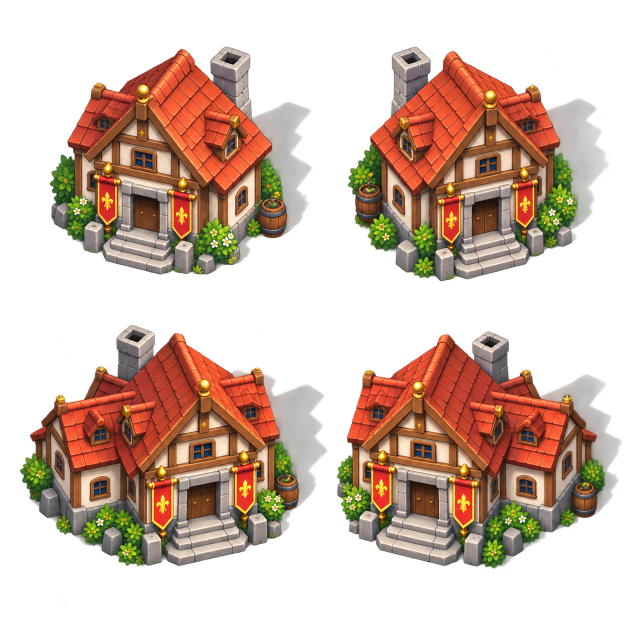
#> input picture np_playable_set/output/tycoon-module-sheets-v1/01-headquarters.png, 1254 x 1254 px (shown at 1/2 size); its folder holds only this picture in this run
$ python inspect_layers.py
#> lines starting #> are read from the running program, lines starting #| are printed output that depends on the picture
from pathlib import Path
from PIL import Image, ImageDraw
import numpy as np

ROOT = Path(__file__).parent
OUT = ROOT / 'qa'
OUT.mkdir(exist_ok=True)
for p in ROOT.glob('*.png'):
    im = Image.open(p).convert('RGBA')
#> im is the input picture: PIL image 1254x1254 RGBA; mean R, G, B, A 67.5, 44, 30.6, 108.7
    a = np.asarray(im)[:,:,3]
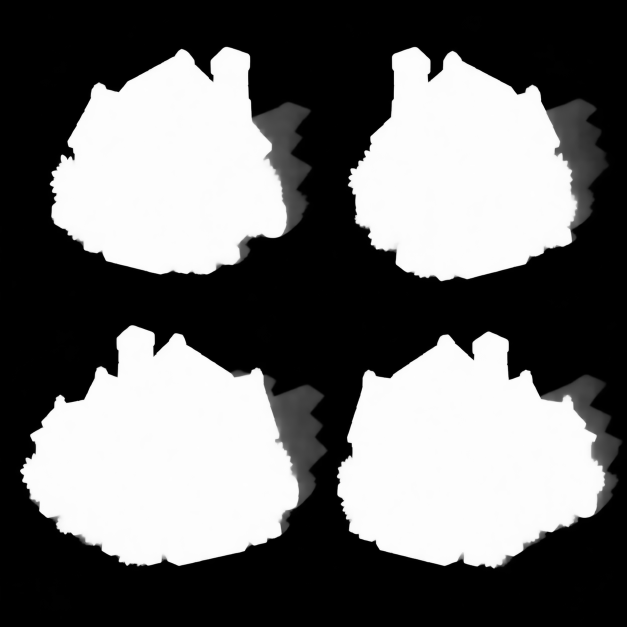
#> a: shape (1254, 1254) (shown at 1/2 size); min 0, max 255, mean 108.7
    print(p.name, [(lo,hi,int(((a>=lo)&(a<=hi)).sum())) for lo,hi in [(1,20),(21,100),(101,159),(160,219),(220,255)]])
#| 01-headquarters.png [(1, 20, 43219), (21, 100, 60619), (101, 159, 6681), (160, 219, 5141), (220, 255, 653695)]
    bg = Image.new('RGBA', im.size, (169,186,116,255))
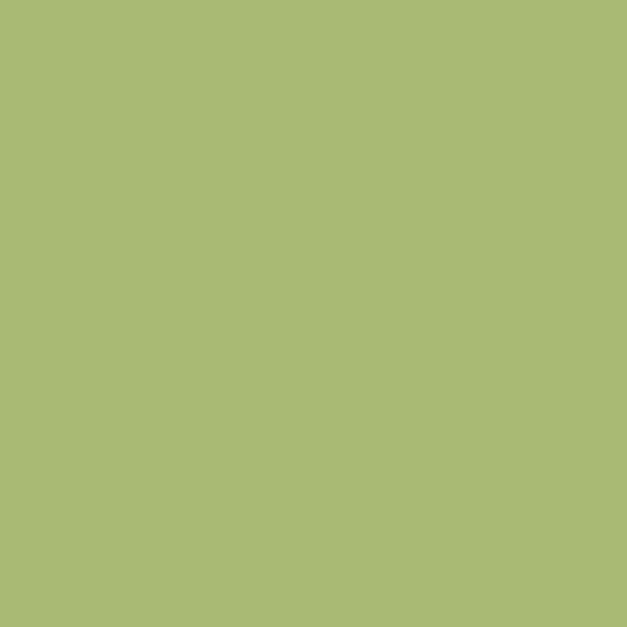
#> bg: PIL image 1254x1254 RGBA (shown at 1/2 size); mean R, G, B, A 169, 186, 116, 255
    bg.alpha_composite(im)
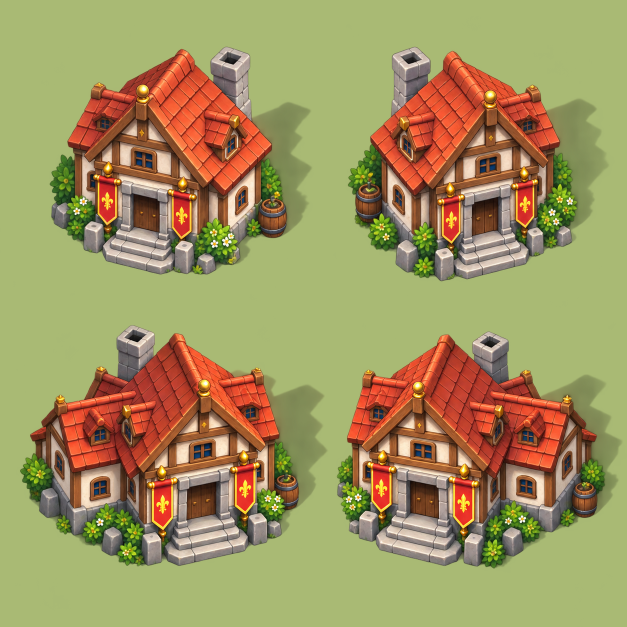
#> bg: PIL image 1254x1254 RGBA (shown at 1/2 size); mean R, G, B, A 161.3, 148.7, 96, 255
    bg.convert('RGB').resize((752,752)).save(OUT / p.name)
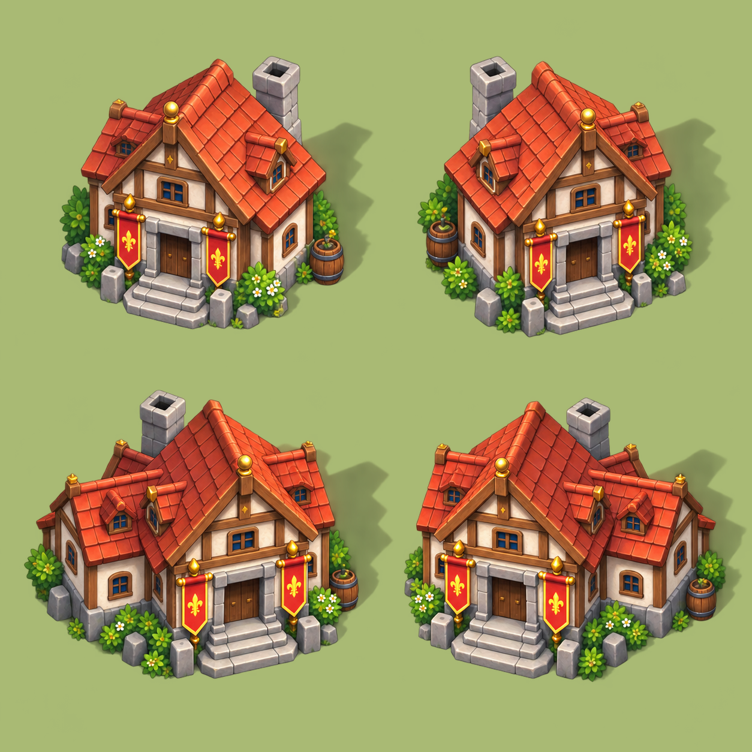
#> saved as 01-headquarters.png: PIL image 752x752 RGB; mean R, G, B 161.3, 148.7, 96
    if 'mine' in p.name:
        for i,(x,y) in enumerate([(0,0),(627,0),(0,627),(627,627)]):
            cell = im.crop((x,y,x+627,y+627))
            bg = Image.new('RGBA',cell.size,(180,200,155,255)); bg.alpha_composite(cell)
            d=ImageDraw.Draw(bg)
            for k in range(0,627,50):
                d.line((k,0,k,627),fill=(255,0,0,80)); d.text((k+2,3),str(k),fill='black')
                d.line((0,k,627,k),fill=(255,0,0,80)); d.text((2,k+3),str(k),fill='black')
            bg.save(OUT / f'mine-grid-{i}.png')

$ run again, on np_playable_set/output/tycoon-module-sheets-v1/05-blacksmith.png
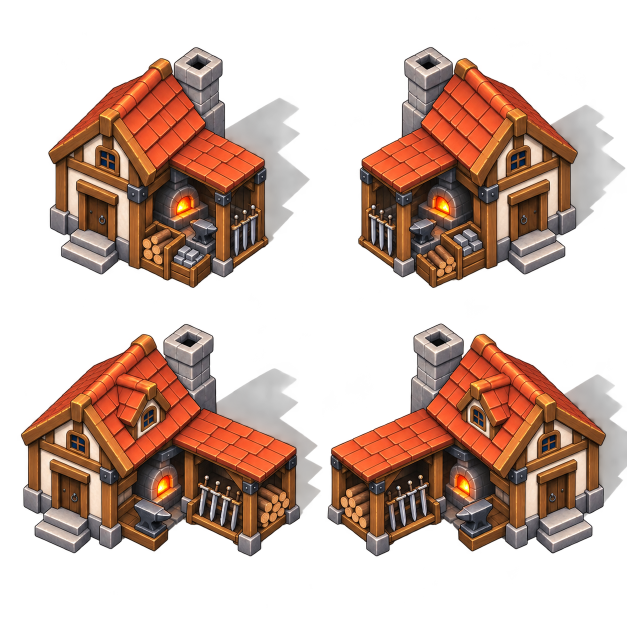
#> input picture np_playable_set/output/tycoon-module-sheets-v1/05-blacksmith.png, 1254 x 1254 px (shown at 1/2 size)
#> im is the input picture: PIL image 1254x1254 RGBA; mean R, G, B, A 60.8, 36.2, 25.6, 104
#> `a = np.asarray(im)[:,:,3]`:
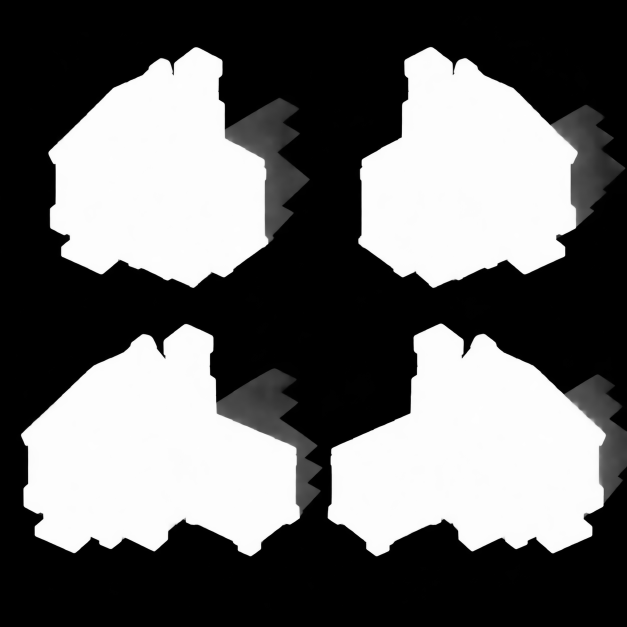
#> a: shape (1254, 1254) (shown at 1/2 size); min 0, max 255, mean 104
#| 05-blacksmith.png [(1, 20, 45895), (21, 100, 69338), (101, 159, 3937), (160, 219, 3504), (220, 255, 624154)]
#> `bg.convert('RGB').resize((752,752)).save(OUT / p.name)`:
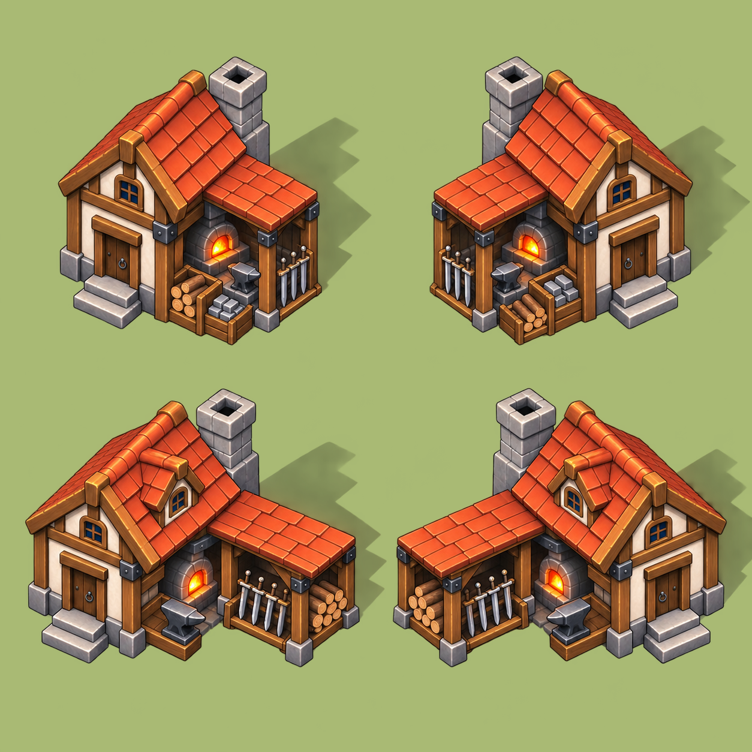
#> saved as 05-blacksmith.png: PIL image 752x752 RGB; mean R, G, B 158.2, 145, 93.5

$ run again, on np_playable_set/output/tycoon-module-sheets-v1/06-sword-shop.png
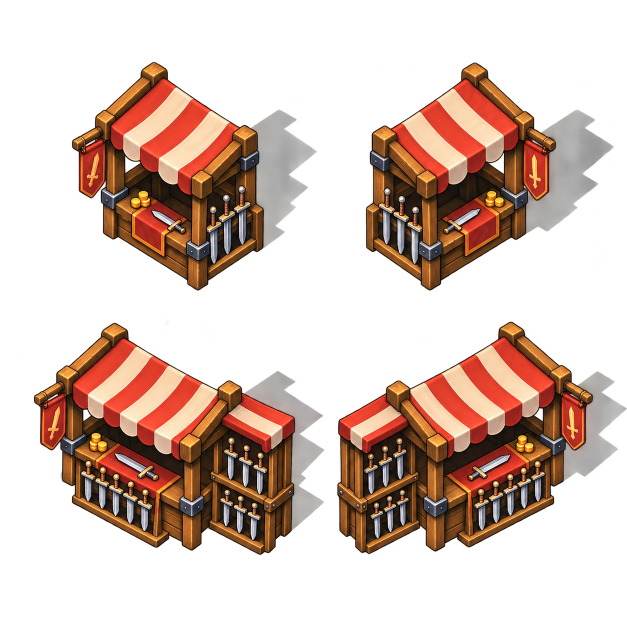
#> input picture np_playable_set/output/tycoon-module-sheets-v1/06-sword-shop.png, 1254 x 1254 px (shown at 1/2 size)
#> im is the input picture: PIL image 1254x1254 RGBA; mean R, G, B, A 51.6, 30, 20, 88.3
#> `a = np.asarray(im)[:,:,3]`:
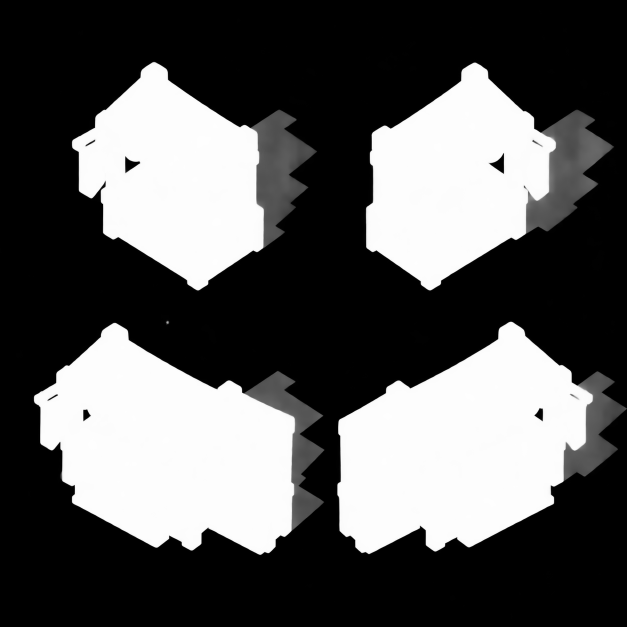
#> a: shape (1254, 1254) (shown at 1/2 size); min 0, max 255, mean 88.3
#| 06-sword-shop.png [(1, 20, 29286), (21, 100, 64166), (101, 159, 5769), (160, 219, 2961), (220, 255, 523518)]
#> `bg.convert('RGB').resize((752,752)).save(OUT / p.name)`:
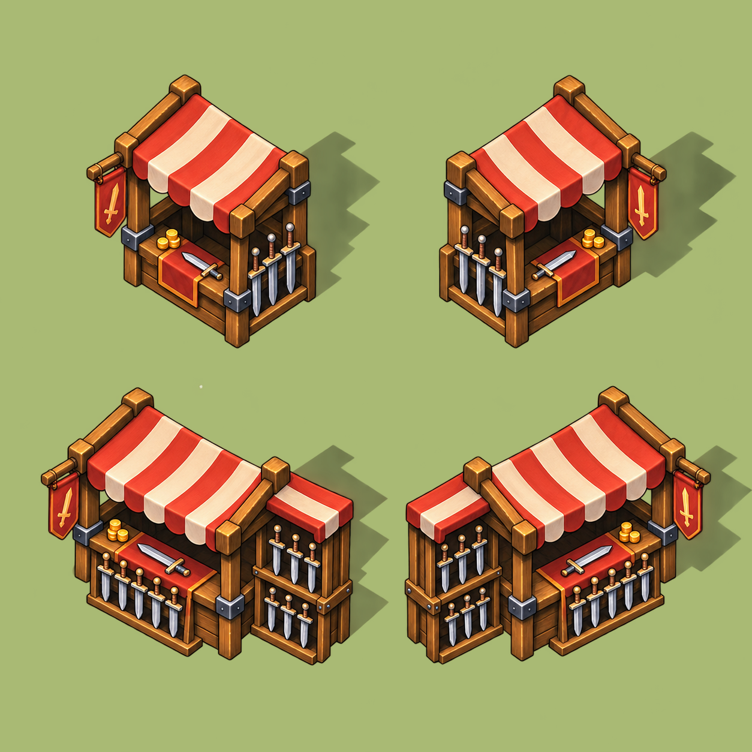
#> saved as 06-sword-shop.png: PIL image 752x752 RGB; mean R, G, B 159.8, 150.4, 95.2

$ run again, on np_playable_set/output/tycoon-module-sheets-v1/02-worker-lodge.png
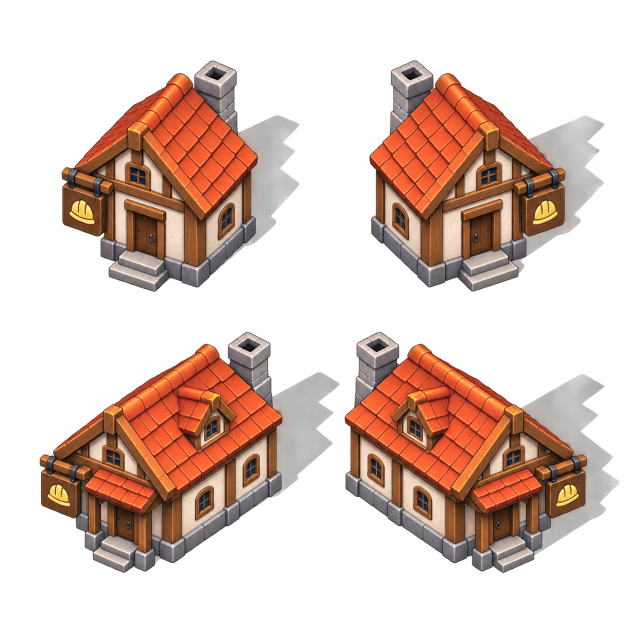
#> input picture np_playable_set/output/tycoon-module-sheets-v1/02-worker-lodge.png, 1254 x 1254 px (shown at 1/2 size)
#> im is the input picture: PIL image 1254x1254 RGBA; mean R, G, B, A 57.4, 34.2, 24.9, 89.3
#> `a = np.asarray(im)[:,:,3]`:
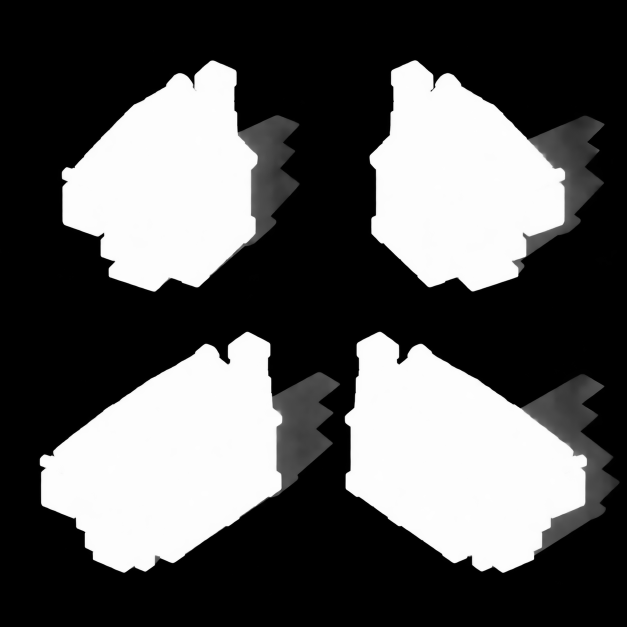
#> a: shape (1254, 1254) (shown at 1/2 size); min 0, max 255, mean 89.3
#| 02-worker-lodge.png [(1, 20, 22696), (21, 100, 78007), (101, 159, 3623), (160, 219, 3157), (220, 255, 529673)]
#> `bg.convert('RGB').resize((752,752)).save(OUT / p.name)`:
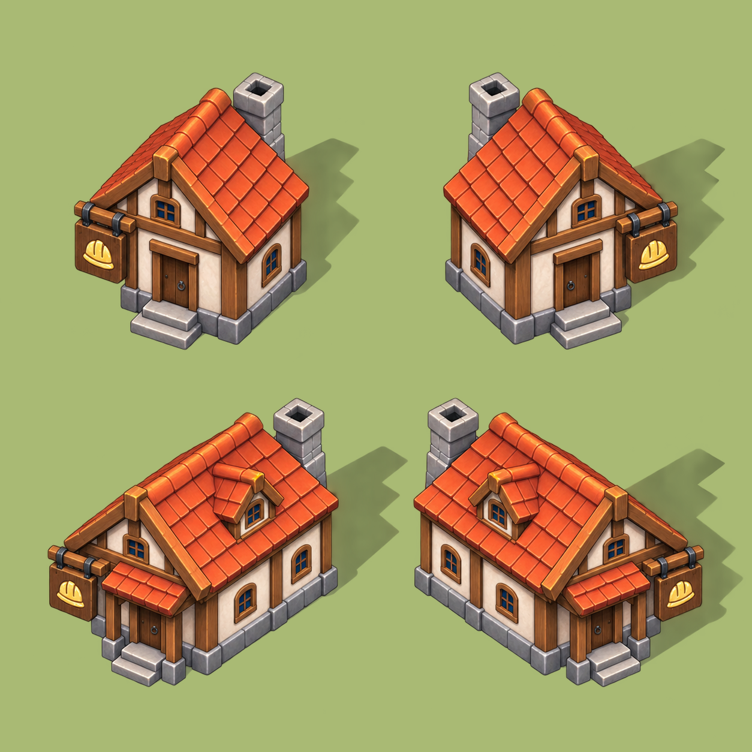
#> saved as 02-worker-lodge.png: PIL image 752x752 RGB; mean R, G, B 165, 153.9, 99.4
